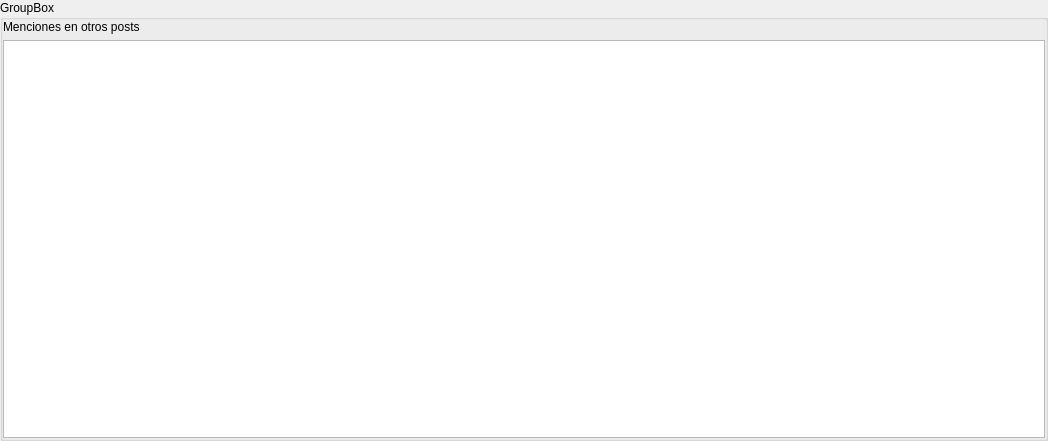
                       <widget class="QWidget" name="scrollAreaWidgetContents_menciones">
                        <property name="geometry">
                         <rect>
                          <x>0</x>
                          <y>0</y>
                          <width>1048</width>
                          <height>441</height>
                         </rect>
                        </property>
                        <layout class="QVBoxLayout" name="verticalLayout_18">
                         <property name="leftMargin">
                          <number>0</number>
                         </property>
                         <property name="topMargin">
                          <number>0</number>
                         </property>
                         <property name="rightMargin">
                          <number>0</number>
                         </property>
                         <property name="bottomMargin">
                          <number>0</number>
                         </property>
                         <item>
                          <widget class="QGroupBox" name="groupBox_menciones">
                           <property name="title">
                            <string>GroupBox</string>
                           </property>
                           <layout class="QVBoxLayout" name="verticalLayout_22">
                            <property name="leftMargin">
                             <number>0</number>
                            </property>
                            <property name="topMargin">
                             <number>0</number>
                            </property>
                            <property name="rightMargin">
                             <number>0</number>
                            </property>
                            <property name="bottomMargin">
                             <number>0</number>
                            </property>
                            <item>
                             <widget class="QLabel" name="menciones_label">
                              <property name="text">
                               <string>Menciones en otros posts</string>
                              </property>
                             </widget>
                            </item>
                            <item>
                             <widget class="QTextEdit" name="menciones_textEdit"/>
                            </item>
                           </layout>
                          </widget>
                         </item>
                        </layout>
                       </widget>
